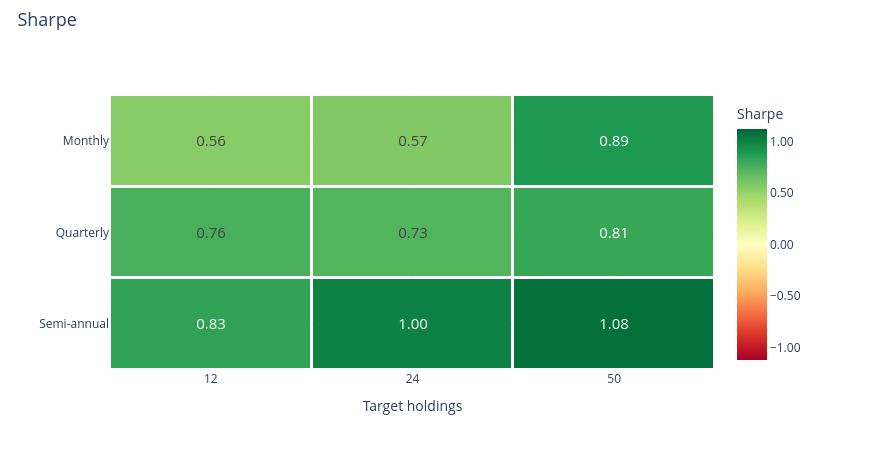

Source (notebook cell):
### Markdown cell above
### Sharpe ratio

### Code cell
research.heatmap('sharpe')

### Figure 1 — Plotly figure (JSON) as saved in the notebook; plotly's stock layout.template omitted (floating-point values rounded to 4 significant figures)
{"data": [{"colorbar": {"tickformat": ".2f", "title": {"text": "Sharpe"}}, "colorscale": [[0.0, "rgb(165,0,38)"], [0.1, "rgb(215,48,39)"], [0.2, "rgb(244,109,67)"], [0.3, "rgb(253,174,97)"], [0.4, "rgb(254,224,139)"], [0.5, "rgb(255,255,191)"], [0.6, "rgb(217,239,139)"], [0.7, "rgb(166,217,106)"], [0.8, "rgb(102,189,99)"], [0.9, "rgb(26,152,80)"], [1.0, "rgb(0,104,55)"]], "text": [["0.56", "0.57", "0.89"], ["0.76", "0.73", "0.81"], ["0.83", "1.00", "1.08"]], "textfont": {"size": 15}, "texttemplate": "%{text}", "type": "heatmap", "x": ["12", "24", "50"], "xgap": 3, "y": ["Monthly", "Quarterly", "Semi-annual"], "ygap": 3, "z": [[0.5579, 0.5739, 0.8883], [0.7564, 0.729, 0.8107], [0.8334, 1.001, 1.082]], "zmax": 1.121, "zmid": 0.0, "zmin": -1.121}], "layout": {"height": 450, "hovermode": "closest", "legend": {"font": {"size": 12}, "itemclick": "toggle", "itemdoubleclick": "toggleothers", "x": 1.025, "y": 1}, "margin": {"b": 80, "l": 110, "r": 155, "t": 95}, "title": {"font": {"size": 18}, "text": "Sharpe", "x": 0.02, "y": 0.97}, "width": 870, "xaxis": {"title": {"text": "Target holdings"}}, "yaxis": {"autorange": "reversed"}}}
